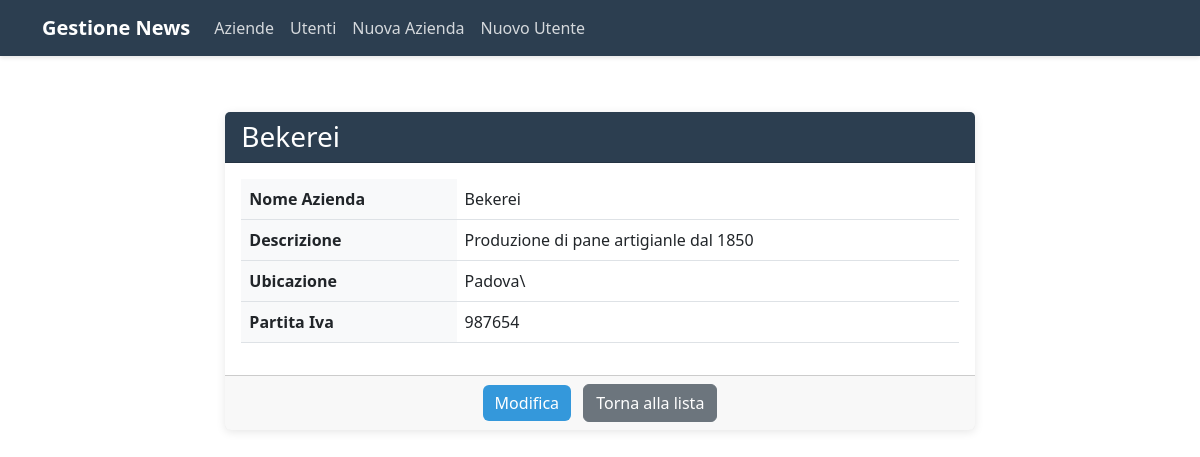
/aziende/azienda/1/, run on the app's committed database.
### News/models.py (models this page shows, shortened)
class Azienda(models.Model):
    ut_registrazione = models.ForeignKey(Utente, on_delete=models.CASCADE, related_name='AUtente')
    nome = models.CharField(max_length=20, null=False)
    ubicazione = models.CharField(max_length=50, null=False)
    p_iva = models.IntegerField()
    descrizione = models.TextField(max_length=250)
    class Meta:
        verbose_name = 'Azienda'
        verbose_name_plural = 'Aziende'

### News/views.py (the view)
# urls.py: path('azienda/<int:pk>/', azienda_detail, name='azienda-detail'),
def azienda_detail(request, pk):
    azienda = get_object_or_404(Azienda, pk=pk)
    context = {
        'azienda': azienda,
    }
    return render(request, 'News/AziendaDetail.html', context)

### News/templates/News/AziendaDetail.html (shortened to what this page needs)
{% extends 'News/base.html' %}
{% block content %}
<div class="row justify-content-center">
    <div class="col-md-8">
        <div class="card">
            <div class="card-header bg-primary text-white">
                <h3 class="card-title mb-0">{{ azienda.nome }}</h3>
            </div>
            <div class="card-body">
                <div class="table-responsive">
                    <table class="table table-hover">
                        <tbody>
                            <tr>
                                <th style="width: 30%">Nome Azienda</th>
                                <td>{{ azienda.nome }}</td>
                            </tr>
                            <tr>
                                <th>Descrizione</th>
                                <td>{{ azienda.descrizione }}</td>
                            </tr>
                            <tr>
                                <th>Ubicazione</th>
                                <td>{{ azienda.ubicazione|default:"Non specificato" }}</td>
                            </tr>
                            <tr>
                                <th>Partita Iva</th>
                                <td>{{ azienda.p_iva|default:"Non specificata" }}</td>
                            </tr>
                        </tbody>
                    </table>
                </div>
            </div>
            <div class="card-footer text-center">
                <a href="{% url 'update-azienda' azienda.pk %}" class="btn btn-primary me-2">Modifica</a>
                <a href="{% url 'aziende' %}" class="btn btn-secondary">Torna alla lista</a>
            </div>
        </div>
    </div>
</div>
{% endblock %}

### News/templates/News/base.html (style rules this page uses)
:root { --primary-color: #2c3e50; --secondary-color: #3498db; }
.card { border: none; box-shadow: 0 2px 10px rgba(0,0,0,0.1); transition: transform 0.3s ease; }
.btn-primary { background-color: var(--secondary-color); border: none; }
.card-header { background-color: var(--primary-color) !important; }
.table th { background-color: #f8f9fa; }

### data on the page
Azienda: nome "Bekerei", descrizione "Produzione di pane artigianle dal 1850", ubicazione "Padova\\", p_iva "987654"
